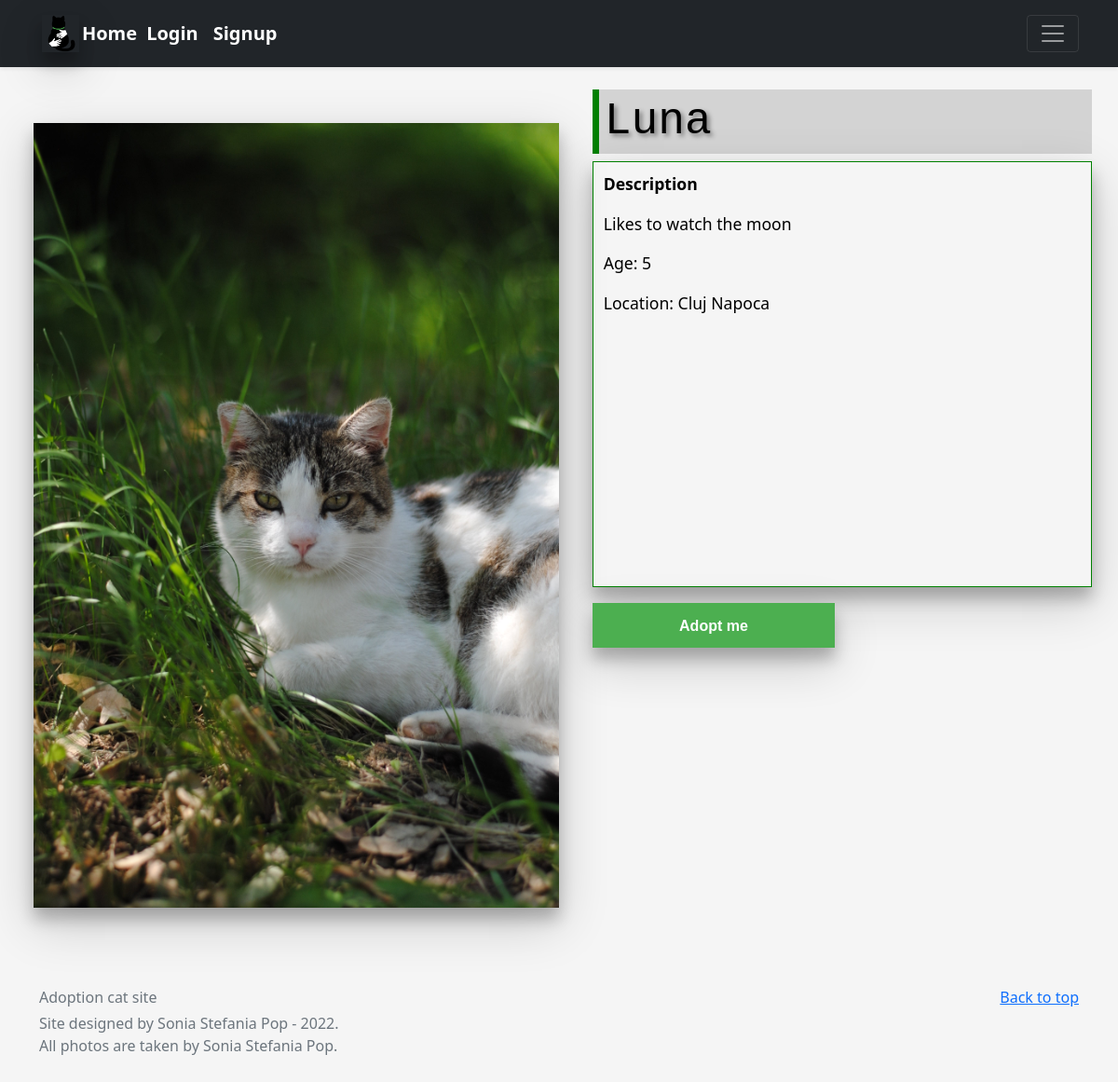
Screenshot of /cats/4/ with the database file from the repository.
### adoptions/models.py (models this page shows, shortened)
class Cat_Details(models.Model):
    details = models.ForeignKey(Cat, on_delete=models.CASCADE)
    description_text = models.CharField(max_length=200)
    age = models.IntegerField(default=0)
    location = models.CharField(max_length=200)
    cat_photo = models.ImageField(upload_to=rename_upload_photo, default='static/adoptions/cat_static.jpg')

class Cat(models.Model):
    cat_name_text = models.CharField(max_length=50)
    pub_date = models.DateTimeField('date published')

### adoptions/views.py (the view)
# urls.py: path('<int:cat_id>/', views.detail, name='detail' ),
def detail(request, cat_id):
    cat = Cat.objects.get(pk=cat_id)
    cat_details = Cat_Details.objects.get(details=cat.pk)
    return render(request, 'adoptions/detail.html', {'cat':cat, 'cat_details':cat_details})

### adoptions/templates/adoptions/detail.html (shortened to what this page needs)
<!doctype html>
<html>
{% load static %}
{% include "adoptions/base.html" %}
  <body>
    <div class="flex-box">
      <img class="details" src="{{ cat_details.cat_photo.url }}" type="jpg"/>
      <div class="details">
        <h1>{{ cat.cat_name_text }}</h1>
        <div class="text_area">
          <div class="text">
            <p><b>Description</b></p>
            <p>{{ cat_details.description_text }}</p>
            <p>Age: {{ cat_details.age }}</p>
            <p>Location: {{ cat_details.location }}</p>
          </div>
        </div>
        <div class="confirm">
          <a href="/cats/{{ cat.id }}/adopt-cat" class=".button adopt" name="adopt"><b>Adopt me</b></a>
        </div>
      </div>
    </div>
  </body>
{% include "adoptions/footer.html" %}
</html>

### adoptions/templates/adoptions/base.html (style rules this page uses)
img { width: auto; height: 300px; object-fit: cover; }

### adoptions/templates/adoptions/detail.html (style rules this page uses)
body { background-size: 100% 100%; background: rgb(78,78,78); background-color: whitesmoke; }
img { width: 25%; height: 25%; margin: 3%; box-shadow: 0 12px 16px 0 rgba(0,0,0,0.24), 0 17px 50px 0 rgba(0,0,0,0.19); }
.flex-box { display: flex; }
.details { flex: 1; }
h1 { color: black; margin-right: 5%; text-shadow: 3px 3px 5px #0000006e; font-family: "Lucida Console", monospace; align-content: center; font-size: 4vw; border-left: 7px solid green; background-color: lightgrey; padding-top: 1%; padding-right: 1%; padding-bottom: 1%; padding-left: 1%; }
.confirm { height: 20%; width: 55%; margin-top: 5%; }
.adopt { background-color: #4CAF50;color: white;font-family: Arial, sans-serif;font-size: medium; text-decoration: none; }
.adopt { box-shadow: 0 12px 16px 0 rgba(0,0,0,0.24), 0 17px 50px 0 rgba(0,0,0,0.19); }
.adopt { border-color: transparent; }
.adopt { padding: 5% 30%; }
.adopt { transition-duration: 0.4s; }
.text_area { width: 95%; height: 50%; border: 1px solid green; box-shadow: 0 12px 16px 0 rgba(0,0,0,0.24), 0 17px 50px 0 rgba(0,0,0,0.19);; text-shadow: black; box-sizing: border-box; }
.text { color:black; font-size: 110%; margin-left: 2%; margin-top: 2%; margin-bottom: 2%; margin-right: 2%; }

### rows the page displays
Cat_Details: cat_photo (picture), description_text "Likes to watch the moon", age "5", location "Cluj Napoca"
Cat: cat_name_text "Luna"
